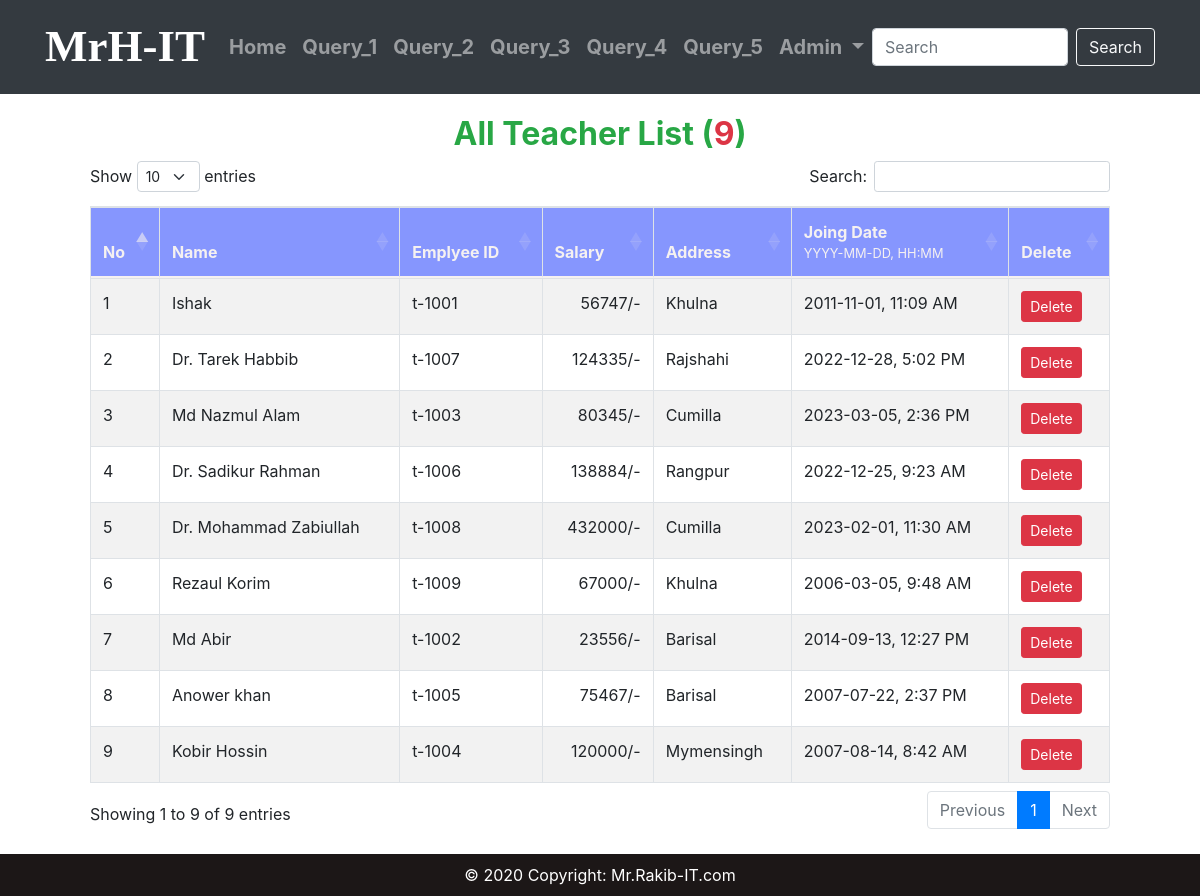
The page /all-teacher/ on the database its author committed.
### Basic_Query/models.py (models this page shows, shortened)
class Teacher(models.Model):
    id         = models.UUIDField( primary_key = True, unique=True, default = uuid.uuid4, editable=False )
    name       = models.CharField(max_length=50, null=True, blank=True)
    emplyee_id = models.CharField(max_length=50, unique=True, null=False)
    city       = models.CharField(max_length=50, null=True, blank=True)
    salary     = models.IntegerField()
    joiningDate = models.DateTimeField()

### Basic_Query/View/create.py (the view)
# urls.py: path('all-teacher/', create.all_teacher, name='all_teacher'),
def all_teacher(request):
    teacher_data = Teacher.objects.raw("SELECT * FROM basic_query_teacher")
    data = {
        'teacher_obj': teacher_data,
        'total': Teacher.objects.all().count()
    }
    return render(request, 'Data_Insurt/all_teacher.html', data)

### templates/Data_Insurt/all_teacher.html (shortened to what this page needs)
{% extends "index.html" %}
{% load static %}
{% block body %}
<div class="col-md-12">
    <h2 class="text-center text-success">
        <b>All Teacher List (<span class="text-danger">{{total}}</span>)</b>
    </h2>
    <div class="table-responsive">
        <table id="example" class="table table-striped table-bordered" style="width:100%">
            <thead style="background-color: #8696FE; color: #f5f1f1;">
                <tr>
                    <th class="sn">No</th>
                    <th>Name</th>
                    <th>Emplyee ID</th>
                    <th>Salary</th>
                    <th>Address</th>
                    <th>Joing Date <small class="d-block">YYYY-MM-DD, HH:MM</small></th>
                    <th>Delete</th>
                </tr>
            </thead>
            <tbody>
                {% for t in teacher_obj %}
                <tr>
                    <td>{{ forloop.counter }}</td>
                    <td>{{t.name}}</td>
                    <td>{{t.emplyee_id}}</td>
                    <td><span class="float-right">{{t.salary}}/-</span></td>
                    <td>{{t.city}}</td>
                    <td>{{t.joiningDate|date:"Y-m-d, g:i A"}}</td>
                    <td><a class="btn btn-danger btn-sm" href="">
                        <span class="glyphicon glyphicon-trash">Delete</span></a>
                    </td>
                </tr>
                {% endfor %}
            </tbody>
        </table>
    </div>
</div>
{% endblock body %}

### templates/index.html (shortened to what this page needs)
<!doctype html>
{% load static %}
<html lang="en">
  <head>
    <link href="https://cdn.jsdelivr.net/npm/bootstrap@5.0.2/dist/css/bootstrap.min.css" rel="stylesheet">
    <link rel="stylesheet" href="https://cdnjs.cloudflare.com/ajax/libs/font-awesome/5.15.3/css/all.min.css" />
    <link rel="stylesheet" href="https://cdnjs.cloudflare.com/ajax/libs/font-awesome/4.7.0/css/font-awesome.min.css" />
    <link href="https://cdnjs.cloudflare.com/ajax/libs/twitter-bootstrap/4.5.2/css/bootstrap.css" rel="stylesheet" id="bootstrap-css">
    <link href="https://cdn.datatables.net/1.13.4/css/dataTables.bootstrap4.min.css" rel="stylesheet" id="bootstrap-css">
    <link rel="stylesheet" href="https://cdnjs.cloudflare.com/ajax/libs/highlight.js/11.6.0/styles/devibeans.min.css" />
    <link rel="stylesheet" href="{% static 'CSS\index.css' %}">
  </head>
  <body>
<nav class="navbar navbar-expand-lg navbar-dark bg-dark fixed-top">
  <div class="container">
      <a class="navbar-brand" href="{% url 'home' %}"><b>MrH-IT</b></a>
      <div class="collapse navbar-collapse" id="navbarSupportedContent">
          <ul class="navbar-nav me-auto fw-bold" style="font-size: 20px;">
            <li class="nav-item">
                <a class="nav-link {% block h_active %} {% endblock h_active %}" aria-current="page" href="{% url 'home' %}">Home</a>
            </li>
            <li class="nav-item">
                <a class="nav-link {% block q1_active %} {% endblock q1_active %}" href="{% url 'Query_1' %}">Query_1</a>
            </li>
            <li class="nav-item">
                <a class="nav-link {% block q2_active %} {% endblock q2_active %}" href="{% url 'Query_2' %}">Query_2</a>
            </li>
            <li class="nav-item">
                <a class="nav-link {% block q3_active %} {% endblock q3_active %}" href="{% url 'Query_1' %}">Query_3</a>
            </li>
            <li class="nav-item">
                <a class="nav-link {% block q4_active %} {% endblock q4_active %}" href="{% url 'Query_1' %}">Query_4</a>
            </li>
            <li class="nav-item">
                <a class="nav-link {% block q5_active %} {% endblock q5_active %}" href="{% url 'Query_1' %}">Query_5</a>
            </li>
              <li class="nav-item dropdown {% block create_active %}  {% endblock create_active %}">
                  <a class="nav-link dropdown-toggle" href="#" id="navbarDropdown" role="button" data-bs-toggle="dropdown" aria-expanded="false">
                      Admin
                  </a>
              </li>
          </ul>
          <form class="d-flex">
              <input class="form-control me-2" type="search" placeholder="Search" aria-label="Search">
              <button class="btn btn-outline-light" type="submit">Search</button>
          </form>
      </div>
  </div>
</nav>
    <div class="container main" style="margin-top: 100px;">
        {% block body %}
        {% endblock body %}
    </div>
  <footer class="text-center text-white">
    <div class="text-center p-1" style="background-color: rgb(28, 23, 23);">
      © 2020 Copyright:
      <a class="text-white" href="https://mdbootstrap.com/">Mr.Rakib-IT.com</a>
    </div>
  </footer>
  </body>
</html>

### static/CSS/index.css (style rules this page uses)
body { height: 100vn; display: flex; flex-direction: column; }
nav { padding: 0 60px; }
footer { background-color: rgb(28, 23, 23); padding: 5px 0; position: fixed; bottom: 0; width: 100%; }
.main { width: 90vw; margin: 0 auto; padding: 15px 15px; min-height: calc(100vh - 61.99px 41.97px - 57px); margin-bottom: 50px; }
.navbar-brand { font-size: 45px; font-family: Gabriola; }

### rows shown on the page
Teacher: name "Ishak", emplyee_id "t-1001", salary "56747", city "Khulna", joiningDate "2011-11-01, 11:09 AM"
Teacher: name "Dr. Tarek Habbib", emplyee_id "t-1007", salary "124335", city "Rajshahi", joiningDate "2022-12-28, 5:02 PM"
Teacher: name "Md Nazmul Alam", emplyee_id "t-1003", salary "80345", city "Cumilla", joiningDate "2023-03-05, 2:36 PM"
Teacher: name "Dr. Sadikur Rahman", emplyee_id "t-1006", salary "138884", city "Rangpur", joiningDate "2022-12-25, 9:23 AM"
Teacher: name "Dr. Mohammad Zabiullah", emplyee_id "t-1008", salary "432000", city "Cumilla", joiningDate "2023-02-01, 11:30 AM"
Teacher: name "Rezaul Korim", emplyee_id "t-1009", salary "67000", city "Khulna", joiningDate "2006-03-05, 9:48 AM"
Teacher: name "Md Abir", emplyee_id "t-1002", salary "23556", city "Barisal", joiningDate "2014-09-13, 12:27 PM"
Teacher: name "Anower khan", emplyee_id "t-1005", salary "75467", city "Barisal", joiningDate "2007-07-22, 2:37 PM"
Teacher: name "Kobir Hossin", emplyee_id "t-1004", salary "120000", city "Mymensingh", joiningDate "2007-08-14, 8:42 AM"

### other values the page prints
{{ total }} "9"
